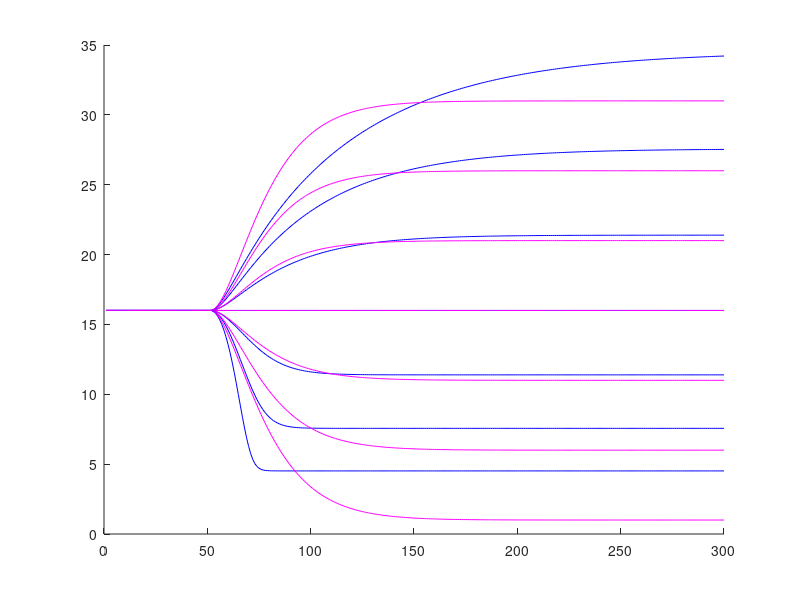
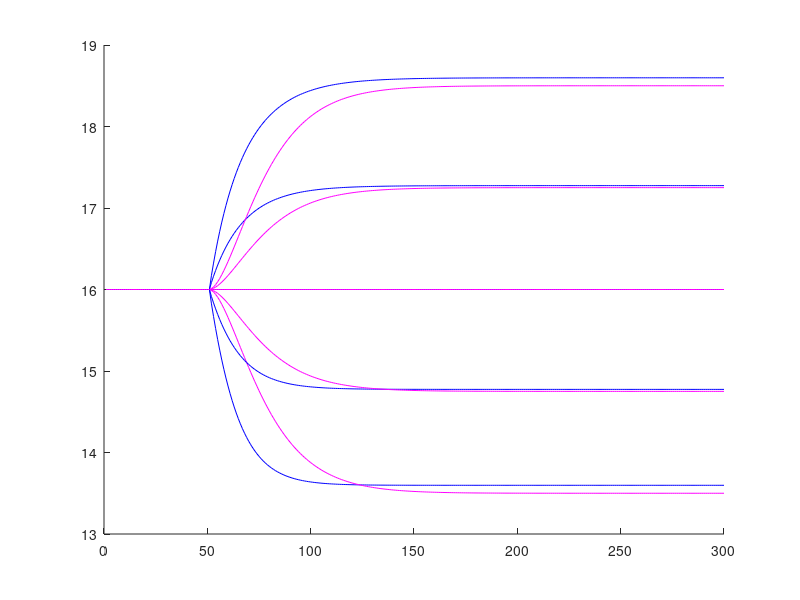

The MATLAB script that drew these images, in order:
clear variables
close all

n = 300;
C1 = 0.95;
C2 = 0.95;
a1 = 16;
a2 = 16;
tau = 50;

F10 = 54;
FD0 = 10;
h10 = 16;
h20 = 16;
V10 = C1*h10*h10;
V20 = C2*h20*h20;

figure
hold on
for i = 24:10:84
    F1in = i * ones(1,n);
    F1 = F10 * ones(1,n);
    FD = FD0 * ones(1,n);
    h1 = h10 * ones(2,n);
    h2 = h20 * ones(2,n);
    V1 = C1*h10*h10 * ones(2,n);
    V2 = C2*h20*h20 * ones(2,n);
    for t = tau+1 : n
        F1(t) = F1in(t-tau);
        V1(1,t) = V1(1,t-1) + F1(t-1)+ FD(t-1) - a1*h1(1,t-1)^0.5;
        V2(1,t) = V2(1,t-1) + a1*h1(1,t-1)^0.5 - a2*h2(1,t-1)^0.5;
        h1(1,t) = (V1(1,t)/C1)^0.5;
        h2(1,t) = (V2(1,t)/C2)^0.5;
        
        V1(2,t) = V1(2,t-1) + (F1(t-1) - F10) + (FD(t-1) - FD0) - a1/2*h10^-0.5 * (h1(2,t-1) - h10);
        V2(2,t) = V2(2,t-1) + a1/2*h10^-0.5 * (h1(2,t-1) - h10) - a1/2*h20^-0.5 * (h2(2,t-1) - h20);
        h1(2,t) = h10 + 1/2*(C1*V10)^-0.5 * (V1(2,t) - V10);
        h2(2,t) = h20 + 1/2*(C2*V20)^-0.5 * (V2(2,t) - V20);
    end
    plot(h2(1,:), 'b')
    plot(h2(2,:), 'm')
end

figure
hold on
for i = 5:2.5:15
    F1in = 54 * ones(1,n);
    F1 = F10 * ones(1,n);
    FD = FD0 * ones(1,n);
    FD(1,50:n) = i;
    h1 = h10 * ones(2,n);
    h2 = h20 * ones(2,n);
    V1 = C1*h10*h10 * ones(2,n);
    V2 = C2*h20*h20 * ones(2,n);
    for t = tau+1 : n
        F1(t) = F1in(t-tau);
        V1(1,t) = V1(1,t-1) + F1(t-1)+ FD(t-1) - a1*h1(1,t-1)^0.5;
        V2(1,t) = V1(1,t-1) + a1*h1(1,t-1)^0.5 - a2*h2(1,t-1)^0.5;
        h1(1,t) = (V1(1,t)/C1)^0.5;
        h2(1,t) = (V2(1,t)/C2)^0.5;
        
        V1(2,t) = V1(2,t-1) + (F1(t-1) - F10) + (FD(t-1) - FD0) - a1/2*h10^-0.5 * (h1(2,t-1) - h10);
        V2(2,t) = V2(2,t-1) + a1/2*h10^-0.5 * (h1(2,t-1) - h10) - a1/2*h20^-0.5 * (h2(2,t-1) - h20);
        h1(2,t) = h10 + 1/2*(C1*V10)^-0.5 * (V1(2,t) - V10);
        h2(2,t) = h20 + 1/2*(C2*V20)^-0.5 * (V2(2,t) - V20);
    end
    plot(h2(1,:), 'b')
    plot(h2(2,:), 'm')
end